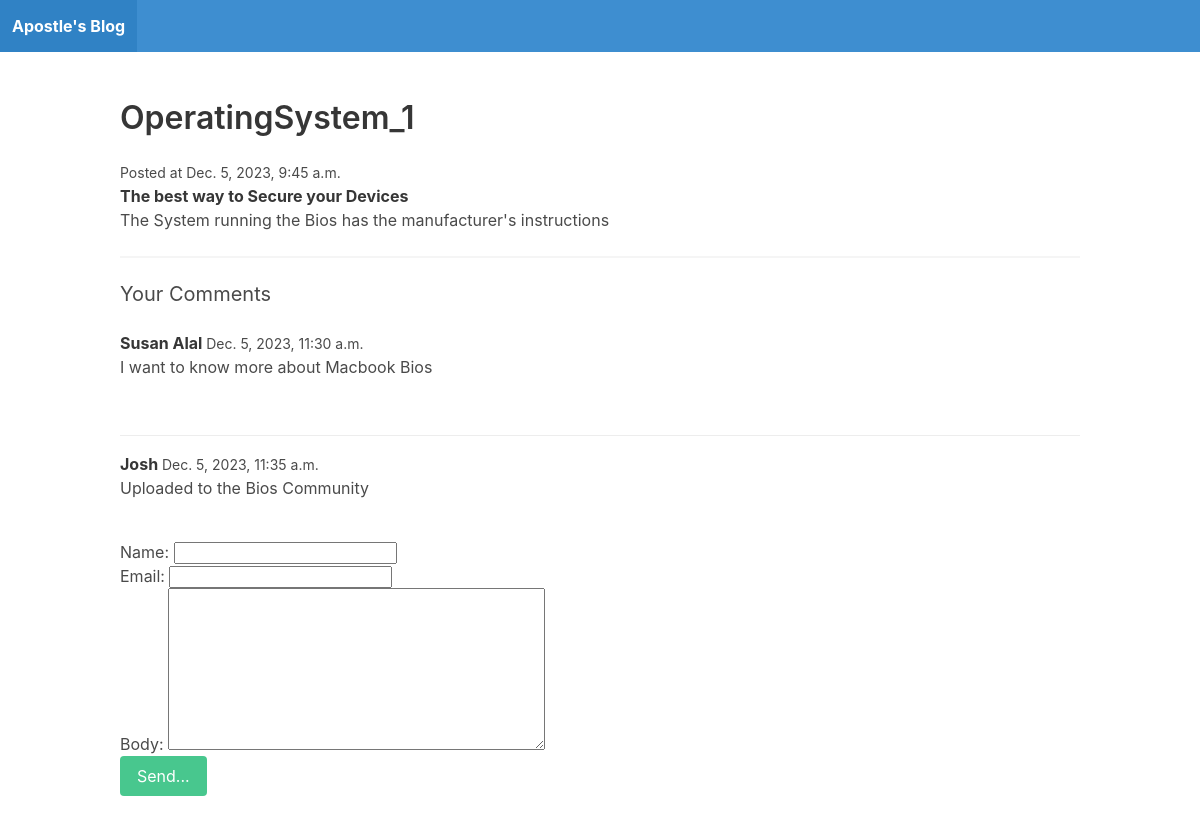
Page /Managing_Bios-2/ on the committed database.
### blogApp/models.py (models this page shows)
class Post(models.Model):
    title = models.CharField(max_length=300)
    slug = models.SlugField()
    intro = models.TextField()
    body = models.TextField()
    date_added = models.DateTimeField(auto_now_add=True)
    class Meta:
        ordering = ["-date_added"]

class Comment(models.Model):
    post = models.ForeignKey(Post, related_name="comments", on_delete=models.CASCADE)
    name = models.CharField(max_length=100)
    email = models.EmailField()
    body = models.TextField()
    date_added = models.DateTimeField(auto_now_add=True)
    class Meta:
        ordering = ["date_added"]

### blogApp/views.py (the view)
# urls.py: path("<slug:slug>/", post_details, name="post_details"),
def post_details(request, slug):
    post = Post.objects.get(slug=slug)
    if request.method == "POST":
        form = CommentForm(request.POST)
        if form.is_valid():
            comment = form.save(commit=False)
            comment.post = post
            comment.save()
            return redirect("post_details", slug=post.slug)
    else:
        form = CommentForm()
    return render(request, "blogApp/post_details.html", {"post": post, "form": form})

### blogApp/forms.py
class CommentForm(forms.ModelForm):
    class Meta:
        model = Comment
        fields = ["name", "email", "body"]

### blogApp/templates/blogApp/post_details.html (shortened to what this page needs)
{% extends "blogApp/base.html" %}
{% block content %}
    <h1 class="title">{{ post.title }}</h1>
    <small>Posted at {{ post.date_added }}</small>
    <p><strong>{{ post.intro }}</strong></p>
    <p>{{ post.body }}</p>
    <hr>
    <h2 class="subtitle">Your Comments</h2>
    {% for comment in post.comments.all %}
        <article class="media">
            <div class="media-content">
                <div class="content">
                    <p>
                        <strong>{{ comment.name }} </strong> <small>{{ comment.date_added }}</small>
                        <br>
                        {{ comment.body }}
                    </p>
                    <br>
                </div>
            </div>
        </article>
        {% empty %}
        <div class="notification">
            <p>No Comments yet</p>
        </div>
    <hr>
    <h2 class="subtitle">Add Your Comments</h2>
    {% endfor %}
    <form method="post" action=".">
        {{ form.as_p }}
        <div class="field">
            <div class="control">
                <button class="button is-success">Send...</button>
            </div>
        </div>
    </form>
{% endblock %}

### blogApp/templates/blogApp/base.html (shortened to what this page needs)
<!DOCTYPE html>
<html lang="en">
<head>
    <link rel="stylesheet" href="https://cdn.jsdelivr.net/npm/bulma@0.9.1/css/bulma.min.css">
</head>
<body>
    <nav class="navbar is-info">
        <div class="navbar-brand">
            <a href="/" class="navbar-item"><strong>Apostle's Blog</strong></a>
        </div>
    </nav>
    <section class="section">
        <div class="container">
            {% block content %}
            {% endblock %}
        </div>
    </section>
</body>
</html>

### rows in the picture
Post: title "OperatingSystem_1", date_added "Dec. 5, 2023, 9:45 a.m.", intro "The best way to Secure your Devices", body "The System running the Bios has the manufacturer's instructions"
Comment: name "Susan Alal", date_added "Dec. 5, 2023, 11:30 a.m.", body "I want to know more about Macbook Bios"
Comment: name "Josh", date_added "Dec. 5, 2023, 11:35 a.m.", body "Uploaded to the Bios Community"
